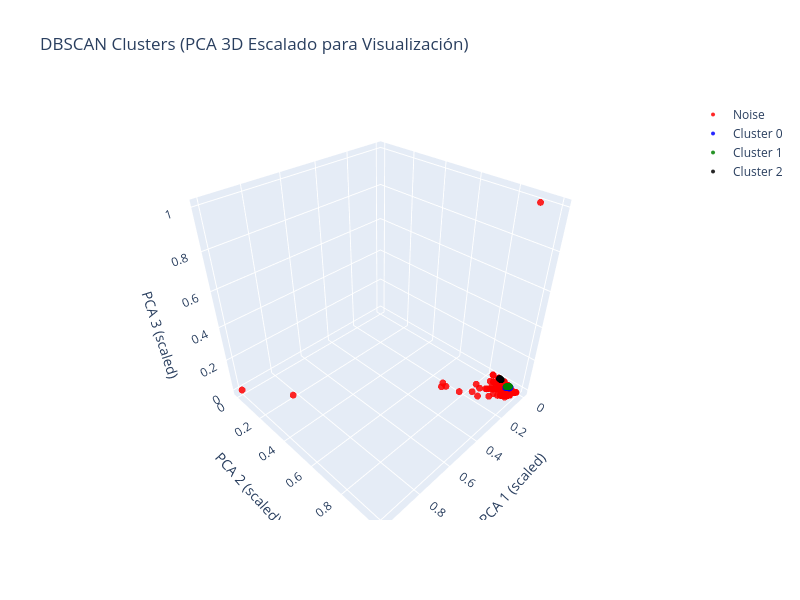

Write notebook code for a chart like this one.
### Markdown cell above
# **PCA**

### Code cell
import plotly.graph_objects as go
from sklearn.decomposition import PCA
from sklearn.preprocessing import MinMaxScaler
import numpy as np

# ==========================
# 1) PCA con 3 componentes
# ==========================
pca = PCA(n_components=3)
X_pca = pca.fit_transform(X_scaled)

# ==========================
# 1.1) ESCALAR PCA SOLO PARA VISUALIZAR
# ==========================
scaler_vis = MinMaxScaler()
X_pca_vis = scaler_vis.fit_transform(X_pca)

# ==========================
# 2) Preparar clusters
# ==========================
clusters = df_reduced['cluster'].values
unique_clusters = np.unique(clusters)

# ==========================
# 3) Crear figura interactiva
# ==========================
fig = go.Figure()
colors = ['red', 'blue', 'green', 'black', 'purple', 'brown',
          'pink', 'gray', 'cyan', 'magenta']

for i, cluster in enumerate(unique_clusters):
    cluster_mask = clusters == cluster
    label = f"Cluster {cluster}" if cluster != -1 else "Noise"

    fig.add_trace(go.Scatter3d(
        x=X_pca_vis[cluster_mask, 0],
        y=X_pca_vis[cluster_mask, 1],
        z=X_pca_vis[cluster_mask, 2],
        mode='markers',
        marker=dict(
            size=4,
            color=colors[i % len(colors)],
            opacity=0.85
        ),
        name=label
    ))

# ==========================
# 4) Layout
# ==========================
fig.update_layout(
    title="DBSCAN Clusters (PCA 3D Escalado para Visualización)",
    scene=dict(
        xaxis_title='PCA 1 (scaled)',
        yaxis_title='PCA 2 (scaled)',
        zaxis_title='PCA 3 (scaled)'
    ),
    width=800,
    height=600
)

# ==========================
# 5) Mostrar figura
# ==========================
fig.show()

### Figure 1 — Plotly figure (JSON) as saved in the notebook; plotly's stock layout.template omitted (floating-point values rounded to 4 significant figures; data arrays with more than 128 entries replaced by an {"elided": "..."} marker saying what was removed)
{"data": [{"marker": {"color": "red", "opacity": 0.85, "size": 4}, "mode": "markers", "name": "Noise", "type": "scatter3d", "x": {"elided": "1938 float values"}, "y": {"elided": "1938 float values"}, "z": {"elided": "1938 float values"}}, {"marker": {"color": "blue", "opacity": 0.85, "size": 4}, "mode": "markers", "name": "Cluster 0", "type": "scatter3d", "x": {"elided": "8972 float values"}, "y": {"elided": "8972 float values"}, "z": {"elided": "8972 float values"}}, {"marker": {"color": "green", "opacity": 0.85, "size": 4}, "mode": "markers", "name": "Cluster 1", "type": "scatter3d", "x": {"elided": "4042 float values"}, "y": {"elided": "4042 float values"}, "z": {"elided": "4042 float values"}}, {"marker": {"color": "black", "opacity": 0.85, "size": 4}, "mode": "markers", "name": "Cluster 2", "type": "scatter3d", "x": {"elided": "1089 float values"}, "y": {"elided": "1089 float values"}, "z": {"elided": "1089 float values"}}], "layout": {"height": 600, "scene": {"xaxis": {"title": {"text": "PCA 1 (scaled)"}}, "yaxis": {"title": {"text": "PCA 2 (scaled)"}}, "zaxis": {"title": {"text": "PCA 3 (scaled)"}}}, "title": {"text": "DBSCAN Clusters (PCA 3D Escalado para Visualización)"}, "width": 800}}
